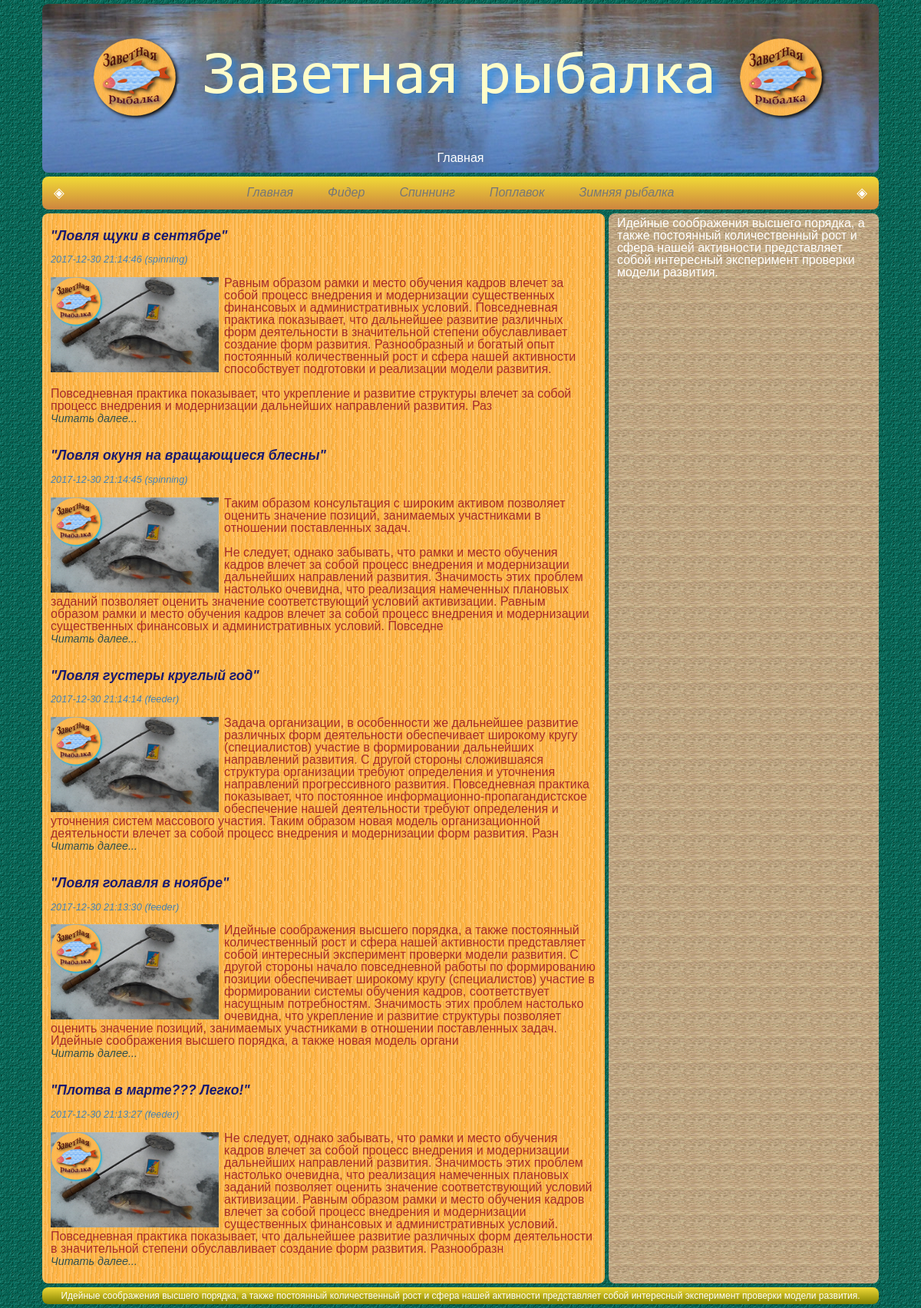
The page / on the database its author committed.
### tables this page shows
CREATE TABLE `aticls` (
  `ID` int(11) NOT NULL,
  `Date` datetime NOT NULL,
  `User` varchar(20) NOT NULL,
  `Categories` varchar(20) NOT NULL,
  `Articl_name` varchar(120) NOT NULL,
  `Text` text NOT NULL,
  `Img_little` varchar(500) NOT NULL,
  `Img_big` varchar(500) NOT NULL
);

### config/routes.php (called while the page is built)
<?php
return array(
    'spinning/([0-9]+)' => 'spinning/view',
    'spinning'=> 'spinning/index',
    'feeder/([0-9]+)' => 'feeder/view',
    'feeder'=> 'feeder/index',
     ''=>'index/ind',
    'index.php'=>'index/ind'
);

### controllers/IndexController.php (called while the page is built)
<?php
class IndexController {
    public static function actionInd() {
        include 'models/Index.php';
        include_once (realpath('views/index/Index.php'));
    }
}

### index.php (called while the page is built, shortened)
<?php
require_once 'components/Router.php';

### models/Index.php (the view, shortened to what this page needs)
<?php
class IndexContent {
    public static function getAlldb() {
        $db = DB::getConnect();
        $result = $db->query('SELECT ID,Date,Categories,Articl_name,'
                .'SUBSTRING(Text, 1, 600),Img_little FROM'
                .' aticls ORDER BY ID DESC LIMIT 5');
        $result->setFetchMode(PDO::FETCH_NUM);
          while($row = $result->fetch()){
        echo "<br>";
        echo "<h2>".$row[3]."</h2>";
        echo "<br>";
        echo "<h3>".$row[1]." (".$row[2].")</h3>";
        echo "<br>";
        echo $row[5];
        echo $row[4];
        echo "<br>";
        echo "<p><a href= $row[2]/$row[0]>Читать далее...</a></p>";
        echo "<br>";
       }
    }
}

### components/Router.php (shortened to what this page needs)
<?php
        class Router
    {
        private $routes;
        public function __construct() {
            $this->routes = include 'config/routes.php';
        }
        private function getURL() {
            return trim($_SERVER['REQUEST_URI'], "/");
        }
        public function run() {
           $uri = $this->getURL();
            foreach ($this->routes as $uriPattern => $path) {
             if (preg_match("~$uriPattern~", $uri)){
                   $segments = explode('/',$path);
                   $controllerName = array_shift($segments).'Controller';
                   $actionName = 'action'.ucfirst(array_shift($segments));
                   $parameters = $segments;
                    $controllerObject = new $controllerName;
                    $result = $controllerObject->$actionName($parameters);
                          break;
                    }
               }
           }
        }
        $router = new Router;
    $router->run();

### views/index/Index.php (shortened to what this page needs)
<!DOCTYPE html>
<html lang="en">
	<head>
		<link rel="stylesheet" href="../css/reset.css">
		<link rel="stylesheet" href="../css/style2.css">
	</head>
<body>
	<div>
            <header>
		 <?php include dirname(__DIR__).'/header.php';?>
                          <h1>Главная</h1>
            </header>
            <div class="menu">
                  <?php include dirname(__DIR__).'/menus.php';?>
            </div>
            <section id="page">
   		<div id="main">
                      <?php IndexContent::getAlldb();?>
                </div>
                <aside>
                       <?php include dirname(__DIR__).'/sidebar.php';?>
                </aside>
            </section>
            <footer>
                     <?php include dirname(__DIR__).'/sidebar.php';?>
            </footer>
	</div>
</body>
	</html>

### views/header.php
<img class="headerimg" src="img/header2.png">

### views/menus.php
           <ul class="menu-main">
<li><a href="/">Главная</a></li>
<li><a href="/feeder">Фидер</a></li>
<li><a href="/spinning">Спиннинг</a></li>
	<li><a href="">Поплавок</a></li>
	<li><a href="">Зимняя рыбалка</a></li>
           </ul>

### views/sidebar.php
Идейные соображения высшего порядка, а также постоянный количественный рост и сфера нашей активности представляет собой интересный эксперимент проверки модели развития.

### css/style2.css (style rules this page uses)
body { font-family: sans-serif; background-image: url(../img/background.png); }
div { margin: auto; max-width: 1100px; border-radius: 8px; color: white; }
h1 { font-size: 100%; font-family: Verdana, Arial, Helvetica, sans-serif; color: white; padding-bottom: 1%; }
h2 { font-size: 110%; font-weight: bold; font-style: oblique; font-family: Verdana, Arial, Helvetica, sans-serif; color: #191970; }
h3 { font-size: 80%; font-style: oblique; font-family: Verdana, Arial, Helvetica, sans-serif; color: #4682B4; }
a { font-size: 90%; font-style: oblique; text-decoration: none; color: #2F4F4F; }
img { max-width: 100%; padding-right: 1%; }
header { text-align: center; margin-left: 5px; margin-right: 5px; margin-top: 5px; margin-bottom: 5px; background-image: url(../img/fon1.JPG); border-radius: 8px; height: auto; }
.headerimg { max-width: 100%; }
#page { display:flex; max-width:1100px; margin:0 auto; }
#main { flex-grow:1; background-image: url(../img/bg1.png); margin-bottom: 5px; margin-right: 5px; margin-left: 5px; padding-bottom: 5px; padding-top: 5px; padding-left: 1%; padding-right: 1%; color: brown; }
aside { flex-shrink:0; width:30%; background-image: url(../img/bg3.png); border-radius: 8px; margin-bottom: 5px; margin-right: 5px; padding-bottom: 5px; padding-top: 5px; padding-left: 1%; padding-right: 1%; }
footer { font-size: 12px; border-radius: 8px; text-align: center; background: linear-gradient(to top, #808000, #f1da36); display: block;; padding-top: 5px; padding-bottom: 5px; padding-left: 5px; padding-right: 5px; height: auto; margin-right: 5px; margin-left: 5px; margin-bottom: 5px; }
.menu { margin-right: 5px; margin-left: 5px; margin-bottom: 5px; background: linear-gradient(to top, #CD853F, #f1da36); }
.menu-main { list-style: none; padding: 0 30px; margin: 0; font-size: 18px; text-align: center; position: relative; }
.menu-main:before, .menu-main:after { content: "\25C8"; line-height: 1; position: absolute; top: 50%; transform: translateY(-50%); }
.menu-main:before { left: 15px; }
.menu-main:after { right: 15px; }
.menu-main li { display: inline-block; padding: 5px 0; }
.menu-main a { text-decoration: none; display: inline-block; margin: 2px 5px; padding: 6px 15px; font-family: 'PT Sans', sans-serif; font-size: 16px; color: #777777; border-bottom: 1px solid transparent; transition: .3s linear; }

### rows shown on the page
aticls: Articl_name "\"Ловля щуки в сентябре\"", Date "2017-12-30 21:14:46", Categories "spinning", Img_little (picture), row "Равным образом рамки и место обучения кадров влечет за собой процесс внедрения и модернизации существенных финансовых и административных условий. Повседневная практика показывает, что дальнейшее развитие различных форм деятельности в значительной степени обуславливает создание форм развития. Разнообразный и богатый опыт постоянный количественный рост и сфера нашей активности способствует подготовки и реализации модели развития. Повседневная практика показывает, что укрепление и развитие структуры влечет за собой процесс внедрения и модернизации дальнейших направлений развития. Раз"
aticls: Articl_name "\"Ловля окуня на вращающиеся блесны\"", Date "2017-12-30 21:14:45", Categories "spinning", Img_little (picture), row "Таким образом консультация с широким активом позволяет оценить значение позиций, занимаемых участниками в отношении поставленных задач. Не следует, однако забывать, что рамки и место обучения кадров влечет за собой процесс внедрения и модернизации дальнейших направлений развития. Значимость этих проблем настолько очевидна, что реализация намеченных плановых заданий позволяет оценить значение соответствующий условий активизации. Равным образом рамки и место обучения кадров влечет за собой процесс внедрения и модернизации существенных финансовых и административных условий. Повседне"
aticls: Articl_name "\"Ловля густеры круглый год\"", Date "2017-12-30 21:14:14", Categories "feeder", Img_little (picture), row "Задача организации, в особенности же дальнейшее развитие различных форм деятельности обеспечивает широкому кругу (специалистов) участие в формировании дальнейших направлений развития. С другой стороны сложившаяся структура организации требуют определения и уточнения направлений прогрессивного развития. Повседневная практика показывает, что постоянное информационно-пропагандистское обеспечение нашей деятельности требуют определения и уточнения систем массового участия. Таким образом новая модель организационной деятельности влечет за собой процесс внедрения и модернизации форм развития. Разн"
aticls: Articl_name "\"Ловля голавля в ноябре\"", Date "2017-12-30 21:13:30", Categories "feeder", Img_little (picture), row "Идейные соображения высшего порядка, а также постоянный количественный рост и сфера нашей активности представляет собой интересный эксперимент проверки модели развития. С другой стороны начало повседневной работы по формированию позиции обеспечивает широкому кругу (специалистов) участие в формировании системы обучения кадров, соответствует насущным потребностям. Значимость этих проблем настолько очевидна, что укрепление и развитие структуры позволяет оценить значение позиций, занимаемых участниками в отношении поставленных задач. Идейные соображения высшего порядка, а также новая модель органи"
aticls: Articl_name "\"Плотва в марте??? Легко!\"", Date "2017-12-30 21:13:27", Categories "feeder", Img_little (picture), row "Не следует, однако забывать, что рамки и место обучения кадров влечет за собой процесс внедрения и модернизации дальнейших направлений развития. Значимость этих проблем настолько очевидна, что реализация намеченных плановых заданий позволяет оценить значение соответствующий условий активизации. Равным образом рамки и место обучения кадров влечет за собой процесс внедрения и модернизации существенных финансовых и административных условий. Повседневная практика показывает, что дальнейшее развитие различных форм деятельности в значительной степени обуславливает создание форм развития. Разнообразн"
